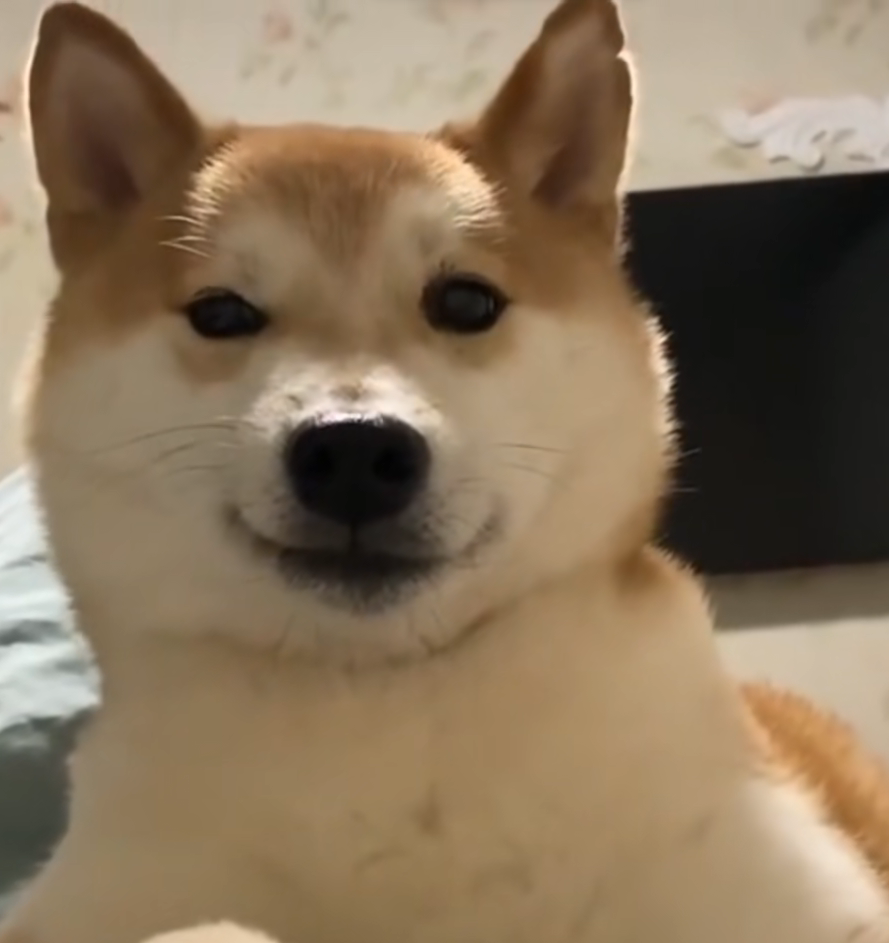
#> input picture 14PIL/example.png, 889 x 943 px
$ python '07应用滤镜.py'
#> lines starting #> are read from the running program, lines starting #| are printed output that depends on the picture
"""
@File    :07应用滤镜.py
@Editor  : 百年
@Date    :2025/6/10 10:07
"""
from PIL import Image, ImageFilter

img = Image.open('../example.png')
#> img is the input picture: PIL image 889x943 RGBA; mean R, G, B, A 136, 116, 91, 255

# 模糊滤镜
blurred_img = img.filter(ImageFilter.BLUR)
blurred_img.save('./output/blureddog.png')

# 边缘增强
edge_img = img.filter(ImageFilter.EDGE_ENHANCE)
edge_img.save('./output/edgeenhance.png')

# 轮廓滤镜
contour_img = img.filter(ImageFilter.CONTOUR)
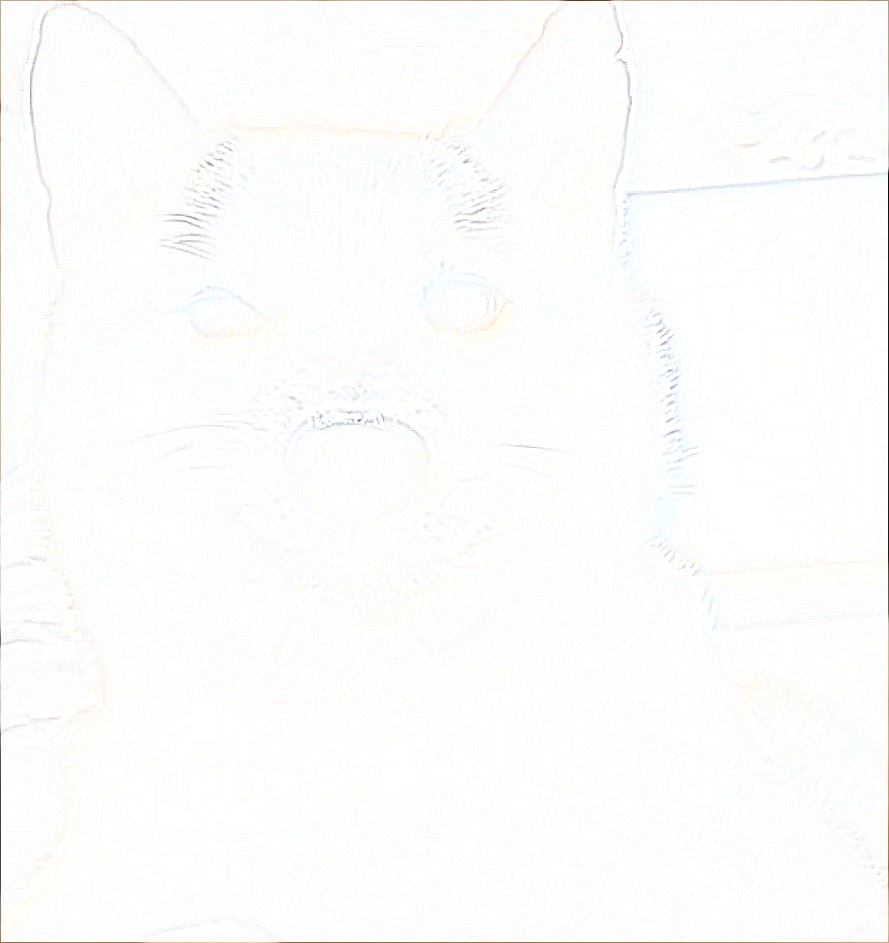
#> contour_img: PIL image 889x943 RGBA; mean R, G, B, A 252.6, 252.8, 252.3, 255
contour_img.save('./output/contour.png')


'''
filter() 方法用于对图像应用各种预定义的滤镜效果
ImageFilter.BLUR 会使图像模糊，类似于柔焦效果
ImageFilter.EDGE_ENHANCE 增强图像的边缘，使轮廓更明显
ImageFilter.CONTOUR 寻找图像的轮廓线，产生类似素描的效果
其他常用滤镜还有:
ImageFilter.SHARPEN: 锐化图像
ImageFilter.EMBOSS: 浮雕效果
ImageFilter.FIND_EDGES: 寻找边缘
ImageFilter.SMOOTH: 平滑图像
也可以创建自定义滤镜，
如高斯模糊: img.filter(ImageFilter.GaussianBlur(radius=2))'''
